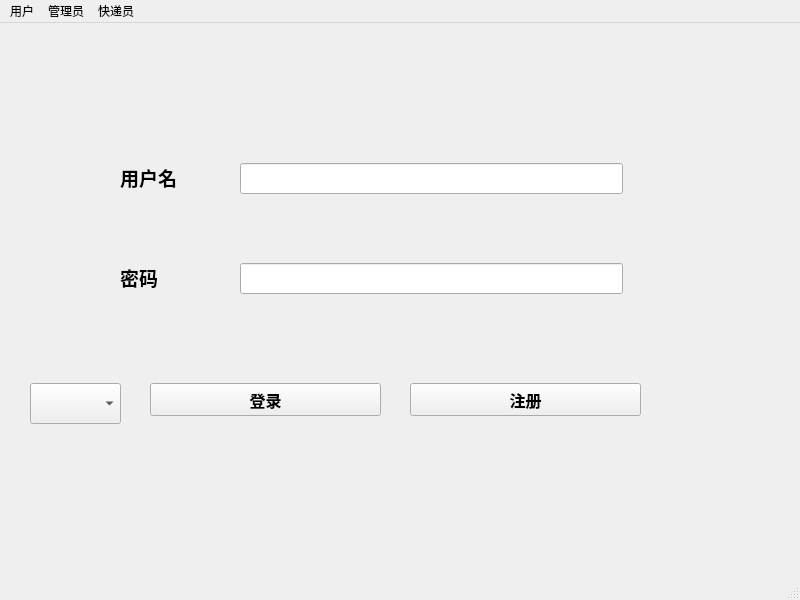
<?xml version="1.0" encoding="UTF-8"?>
<ui version="4.0">
 <class>mainwindow</class>
 <widget class="QMainWindow" name="mainwindow">
  <property name="geometry">
   <rect>
    <x>0</x>
    <y>0</y>
    <width>800</width>
    <height>600</height>
   </rect>
  </property>
  <property name="windowTitle">
   <string>物流管理系统</string>
  </property>
  <property name="styleSheet">
   <string notr="true"/>
  </property>
  <widget class="QWidget" name="centralwidget">
   <property name="styleSheet">
    <string notr="true"/>
   </property>
   <widget class="QStackedWidget" name="stackedWidget">
    <property name="geometry">
     <rect>
      <x>0</x>
      <y>0</y>
      <width>801</width>
      <height>501</height>
     </rect>
    </property>
    <property name="styleSheet">
     <string notr="true">background-image: url(:/new/prefix1/res/3.jpg);</string>
    </property>
    <property name="currentIndex">
     <number>0</number>
    </property>
    <widget class="QWidget" name="loginpage">
     <widget class="QComboBox" name="comboBox">
      <property name="geometry">
       <rect>
        <x>30</x>
        <y>360</y>
        <width>91</width>
        <height>41</height>
       </rect>
      </property>
      <property name="font">
       <font>
        <family>Agency FB</family>
        <pointsize>12</pointsize>
        <weight>75</weight>
        <bold>true</bold>
       </font>
      </property>
     </widget>
     <widget class="QPushButton" name="LoginButton">
      <property name="geometry">
       <rect>
        <x>150</x>
        <y>360</y>
        <width>231</width>
        <height>33</height>
       </rect>
      </property>
      <property name="font">
       <font>
        <family>Agency FB</family>
        <pointsize>12</pointsize>
        <weight>75</weight>
        <bold>true</bold>
       </font>
      </property>
      <property name="text">
       <string>登录</string>
      </property>
     </widget>
     <widget class="QPushButton" name="RegisterButton">
      <property name="geometry">
       <rect>
        <x>410</x>
        <y>360</y>
        <width>231</width>
        <height>33</height>
       </rect>
      </property>
      <property name="font">
       <font>
        <family>Agency FB</family>
        <pointsize>12</pointsize>
        <weight>75</weight>
        <bold>true</bold>
       </font>
      </property>
      <property name="text">
       <string>注册</string>
      </property>
     </widget>
     <widget class="QLabel" name="name">
      <property name="geometry">
       <rect>
        <x>120</x>
        <y>140</y>
        <width>72</width>
        <height>28</height>
       </rect>
      </property>
      <property name="font">
       <font>
        <family>Agency FB</family>
        <pointsize>14</pointsize>
        <weight>75</weight>
        <bold>true</bold>
       </font>
      </property>
      <property name="text">
       <string>用户名</string>
      </property>
     </widget>
     <widget class="QLabel" name="password">
      <property name="geometry">
       <rect>
        <x>120</x>
        <y>240</y>
        <width>48</width>
        <height>28</height>
       </rect>
      </property>
      <property name="font">
       <font>
        <family>Agency FB</family>
        <pointsize>14</pointsize>
        <weight>75</weight>
        <bold>true</bold>
       </font>
      </property>
      <property name="text">
       <string>密码</string>
      </property>
     </widget>
     <widget class="QLineEdit" name="le_name">
      <property name="geometry">
       <rect>
        <x>240</x>
        <y>140</y>
        <width>383</width>
        <height>31</height>
       </rect>
      </property>
     </widget>
     <widget class="QLineEdit" name="le_pw">
      <property name="geometry">
       <rect>
        <x>240</x>
        <y>240</y>
        <width>383</width>
        <height>31</height>
       </rect>
      </property>
      <property name="echoMode">
       <enum>QLineEdit::Password</enum>
      </property>
     </widget>
    </widget>
    <widget class="QWidget" name="pagemgm">
     <widget class="QWidget" name="widget_3" native="true">
      <property name="geometry">
       <rect>
        <x>620</x>
        <y>140</y>
        <width>131</width>
        <height>131</height>
       </rect>
      </property>
      <layout class="QGridLayout" name="gridLayout_2">
       <item row="0" column="0">
        <widget class="QPushButton" name="SingforD">
         <property name="font">
          <font>
           <family>Agency FB</family>
           <pointsize>12</pointsize>
           <weight>75</weight>
           <bold>true</bold>
          </font>
         </property>
         <property name="text">
          <string>签收快递</string>
         </property>
        </widget>
       </item>
       <item row="1" column="0">
        <widget class="QPushButton" name="send">
         <property name="font">
          <font>
           <family>Agency FB</family>
           <pointsize>12</pointsize>
           <weight>75</weight>
           <bold>true</bold>
          </font>
         </property>
         <property name="text">
          <string>发送快递</string>
         </property>
        </widget>
       </item>
      </layout>
     </widget>
     <widget class="QTableWidget" name="tableWidget">
      <property name="geometry">
       <rect>
        <x>40</x>
        <y>90</y>
        <width>571</width>
        <height>411</height>
       </rect>
      </property>
     </widget>
     <widget class="QLineEdit" name="d_uinfo">
      <property name="geometry">
       <rect>
        <x>50</x>
        <y>40</y>
        <width>391</width>
        <height>31</height>
       </rect>
      </property>
      <property name="placeholderText">
       <string>请输入想要查找的快递信息</string>
      </property>
     </widget>
     <widget class="QPushButton" name="dsearch">
      <property name="geometry">
       <rect>
        <x>460</x>
        <y>40</y>
        <width>111</width>
        <height>31</height>
       </rect>
      </property>
      <property name="font">
       <font>
        <family>Agency FB</family>
        <pointsize>12</pointsize>
        <weight>75</weight>
        <bold>true</bold>
       </font>
      </property>
      <property name="text">
       <string>查找快递</string>
      </property>
     </widget>
    </widget>
    <widget class="QWidget" name="searchdelivery">
     <widget class="QLineEdit" name="le_number">
      <property name="geometry">
       <rect>
        <x>10</x>
        <y>30</y>
        <width>281</width>
        <height>21</height>
       </rect>
      </property>
      <property name="inputMask">
       <string/>
      </property>
      <property name="text">
       <string/>
      </property>
      <property name="placeholderText">
       <string>请输入想要查询的快递相关信息</string>
      </property>
     </widget>
     <widget class="QPushButton" name="searchbutton">
      <property name="geometry">
       <rect>
        <x>300</x>
        <y>20</y>
        <width>101</width>
        <height>31</height>
       </rect>
      </property>
      <property name="font">
       <font>
        <family>Agency FB</family>
        <pointsize>12</pointsize>
        <weight>75</weight>
        <bold>true</bold>
       </font>
      </property>
      <property name="text">
       <string>查询</string>
      </property>
     </widget>
     <widget class="QTableWidget" name="searchdtable">
      <property name="geometry">
       <rect>
        <x>10</x>
        <y>70</y>
        <width>641</width>
        <height>421</height>
       </rect>
      </property>
     </widget>
    </widget>
    <widget class="QWidget" name="page">
     <widget class="QLabel" name="label_3">
      <property name="geometry">
       <rect>
        <x>30</x>
        <y>160</y>
        <width>121</width>
        <height>91</height>
       </rect>
      </property>
      <property name="font">
       <font>
        <family>Agency FB</family>
        <pointsize>20</pointsize>
        <weight>75</weight>
        <bold>true</bold>
       </font>
      </property>
      <property name="text">
       <string>欢迎！</string>
      </property>
     </widget>
     <widget class="QLabel" name="label_4">
      <property name="geometry">
       <rect>
        <x>180</x>
        <y>190</y>
        <width>141</width>
        <height>31</height>
       </rect>
      </property>
      <property name="font">
       <font>
        <family>Agency FB</family>
        <pointsize>14</pointsize>
        <weight>75</weight>
        <bold>true</bold>
       </font>
      </property>
      <property name="text">
       <string>TextLabel</string>
      </property>
     </widget>
     <widget class="QLabel" name="label">
      <property name="geometry">
       <rect>
        <x>340</x>
        <y>50</y>
        <width>361</width>
        <height>331</height>
       </rect>
      </property>
      <property name="styleSheet">
       <string notr="true">background-image: url(:/new/prefix1/res/740.JPG);
background-repeat:no-repeat;
background-position:center;</string>
      </property>
      <property name="text">
       <string/>
      </property>
     </widget>
    </widget>
    <widget class="QWidget" name="searchuser">
     <widget class="QLineEdit" name="le_user">
      <property name="geometry">
       <rect>
        <x>10</x>
        <y>40</y>
        <width>281</width>
        <height>21</height>
       </rect>
      </property>
      <property name="inputMask">
       <string/>
      </property>
      <property name="text">
       <string/>
      </property>
      <property name="placeholderText">
       <string>请输入想要查询的用户相关信息</string>
      </property>
     </widget>
     <widget class="QPushButton" name="searchbutton_2">
      <property name="geometry">
       <rect>
        <x>310</x>
        <y>30</y>
        <width>101</width>
        <height>31</height>
       </rect>
      </property>
      <property name="font">
       <font>
        <family>Agency FB</family>
        <pointsize>12</pointsize>
        <weight>75</weight>
        <bold>true</bold>
       </font>
      </property>
      <property name="text">
       <string>查询</string>
      </property>
     </widget>
     <widget class="QTableWidget" name="searchutable">
      <property name="geometry">
       <rect>
        <x>10</x>
        <y>70</y>
        <width>671</width>
        <height>421</height>
       </rect>
      </property>
     </widget>
    </widget>
    <widget class="QWidget" name="distributecourier">
     <widget class="QTableWidget" name="distributeTable">
      <property name="geometry">
       <rect>
        <x>30</x>
        <y>80</y>
        <width>581</width>
        <height>421</height>
       </rect>
      </property>
     </widget>
     <widget class="QPushButton" name="distributeCourier">
      <property name="geometry">
       <rect>
        <x>440</x>
        <y>20</y>
        <width>111</width>
        <height>41</height>
       </rect>
      </property>
      <property name="font">
       <font>
        <family>Agency FB</family>
        <pointsize>12</pointsize>
        <weight>75</weight>
        <bold>true</bold>
       </font>
      </property>
      <property name="text">
       <string>确定</string>
      </property>
     </widget>
     <widget class="QLineEdit" name="le_dnumber">
      <property name="geometry">
       <rect>
        <x>110</x>
        <y>30</y>
        <width>311</width>
        <height>31</height>
       </rect>
      </property>
      <property name="placeholderText">
       <string>请输入你想要分配快递员的快递单号</string>
      </property>
     </widget>
    </widget>
    <widget class="QWidget" name="page_2">
     <widget class="QTableWidget" name="distributeCTable">
      <property name="geometry">
       <rect>
        <x>30</x>
        <y>70</y>
        <width>581</width>
        <height>421</height>
       </rect>
      </property>
     </widget>
     <widget class="QPushButton" name="confirmbutton">
      <property name="geometry">
       <rect>
        <x>410</x>
        <y>20</y>
        <width>111</width>
        <height>41</height>
       </rect>
      </property>
      <property name="font">
       <font>
        <family>Agency FB</family>
        <pointsize>12</pointsize>
        <weight>75</weight>
        <bold>true</bold>
       </font>
      </property>
      <property name="text">
       <string>确定分配</string>
      </property>
     </widget>
     <widget class="QLineEdit" name="le_courier">
      <property name="geometry">
       <rect>
        <x>40</x>
        <y>30</y>
        <width>351</width>
        <height>31</height>
       </rect>
      </property>
      <property name="placeholderText">
       <string>请输入你选择的快递员</string>
      </property>
     </widget>
    </widget>
    <widget class="QWidget" name="page_3">
     <widget class="QTableWidget" name="collectTable">
      <property name="geometry">
       <rect>
        <x>30</x>
        <y>80</y>
        <width>581</width>
        <height>421</height>
       </rect>
      </property>
     </widget>
     <widget class="QLabel" name="label_2">
      <property name="geometry">
       <rect>
        <x>30</x>
        <y>20</y>
        <width>361</width>
        <height>41</height>
       </rect>
      </property>
      <property name="font">
       <font>
        <family>Agency FB</family>
        <pointsize>14</pointsize>
        <weight>75</weight>
        <bold>true</bold>
       </font>
      </property>
      <property name="text">
       <string>请点击你揽收的快递单号↓↓</string>
      </property>
     </widget>
     <widget class="QPushButton" name="confirmcollect">
      <property name="geometry">
       <rect>
        <x>620</x>
        <y>140</y>
        <width>111</width>
        <height>41</height>
       </rect>
      </property>
      <property name="font">
       <font>
        <family>Agency FB</family>
        <pointsize>12</pointsize>
        <weight>75</weight>
        <bold>true</bold>
       </font>
      </property>
      <property name="text">
       <string>确定揽收</string>
      </property>
     </widget>
    </widget>
    <widget class="QWidget" name="page_4">
     <widget class="QTableWidget" name="searchCDTable">
      <property name="geometry">
       <rect>
        <x>50</x>
        <y>80</y>
        <width>581</width>
        <height>421</height>
       </rect>
      </property>
     </widget>
     <widget class="QLineEdit" name="le_courierdelivery">
      <property name="geometry">
       <rect>
        <x>50</x>
        <y>40</y>
        <width>351</width>
        <height>31</height>
       </rect>
      </property>
      <property name="placeholderText">
       <string>请输入你想要查找的快递信息</string>
      </property>
     </widget>
     <widget class="QPushButton" name="confirmsearch">
      <property name="geometry">
       <rect>
        <x>420</x>
        <y>30</y>
        <width>111</width>
        <height>41</height>
       </rect>
      </property>
      <property name="font">
       <font>
        <family>Agency FB</family>
        <pointsize>12</pointsize>
        <weight>75</weight>
        <bold>true</bold>
       </font>
      </property>
      <property name="text">
       <string>查找</string>
      </property>
     </widget>
    </widget>
    <widget class="QWidget" name="page_5">
     <widget class="QTableWidget" name="searchCTable">
      <property name="geometry">
       <rect>
        <x>60</x>
        <y>70</y>
        <width>581</width>
        <height>421</height>
       </rect>
      </property>
     </widget>
     <widget class="QLineEdit" name="le_searchcourier">
      <property name="geometry">
       <rect>
        <x>60</x>
        <y>30</y>
        <width>351</width>
        <height>31</height>
       </rect>
      </property>
      <property name="placeholderText">
       <string>请输入你想要查找的快递员信息</string>
      </property>
     </widget>
     <widget class="QPushButton" name="confirmsearch_courier">
      <property name="geometry">
       <rect>
        <x>430</x>
        <y>20</y>
        <width>111</width>
        <height>41</height>
       </rect>
      </property>
      <property name="font">
       <font>
        <family>Agency FB</family>
        <pointsize>12</pointsize>
        <weight>75</weight>
        <bold>true</bold>
       </font>
      </property>
      <property name="text">
       <string>查找</string>
      </property>
     </widget>
    </widget>
   </widget>
  </widget>
  <widget class="QMenuBar" name="menubar">
   <property name="geometry">
    <rect>
     <x>0</x>
     <y>0</y>
     <width>800</width>
     <height>26</height>
    </rect>
   </property>
   <widget class="QMenu" name="menu">
    <property name="title">
     <string>用户</string>
    </property>
    <addaction name="actionlogin"/>
    <addaction name="actionchange_password"/>
    <addaction name="actiondeliverymanage"/>
    <addaction name="actionbalance"/>
    <addaction name="actionlogout"/>
   </widget>
   <widget class="QMenu" name="menu_2">
    <property name="title">
     <string>管理员</string>
    </property>
    <addaction name="actionsearch_delivery"/>
    <addaction name="actionsearch_user"/>
    <addaction name="actionsearch_courier"/>
    <addaction name="actiondistribute"/>
   </widget>
   <widget class="QMenu" name="menu_3">
    <property name="title">
     <string>快递员</string>
    </property>
    <addaction name="actioncollect_delivery"/>
    <addaction name="actionsearch_courierdelivery"/>
   </widget>
   <addaction name="menu"/>
   <addaction name="menu_2"/>
   <addaction name="menu_3"/>
  </widget>
  <widget class="QStatusBar" name="statusBar"/>
  <action name="actionlogin">
   <property name="text">
    <string>登录</string>
   </property>
   <property name="iconText">
    <string>登录</string>
   </property>
   <property name="toolTip">
    <string>登录</string>
   </property>
  </action>
  <action name="actionchange_password">
   <property name="text">
    <string>修改密码</string>
   </property>
   <property name="iconText">
    <string>修改密码</string>
   </property>
   <property name="toolTip">
    <string>修改密码</string>
   </property>
  </action>
  <action name="actionbalance">
   <property name="text">
    <string>余额管理</string>
   </property>
   <property name="iconText">
    <string>余额管理</string>
   </property>
   <property name="toolTip">
    <string>余额管理</string>
   </property>
  </action>
  <action name="actionlogout">
   <property name="text">
    <string>注销</string>
   </property>
  </action>
  <action name="actionsearch_delivery">
   <property name="text">
    <string>查询快递</string>
   </property>
   <property name="toolTip">
    <string>查询管理</string>
   </property>
  </action>
  <action name="actiondeliverymanage">
   <property name="text">
    <string>快递管理</string>
   </property>
  </action>
  <action name="actionsearch_user">
   <property name="text">
    <string>查询用户</string>
   </property>
  </action>
  <action name="actionsearch_courier">
   <property name="text">
    <string>查询快递员</string>
   </property>
  </action>
  <action name="actioncollect_delivery">
   <property name="text">
    <string>揽收快递</string>
   </property>
  </action>
  <action name="actionsearch_courierdelivery">
   <property name="text">
    <string>查询快递</string>
   </property>
  </action>
  <action name="actiondistribute">
   <property name="text">
    <string>分配快递员</string>
   </property>
  </action>
 </widget>
 <resources/>
 <connections/>
</ui>
